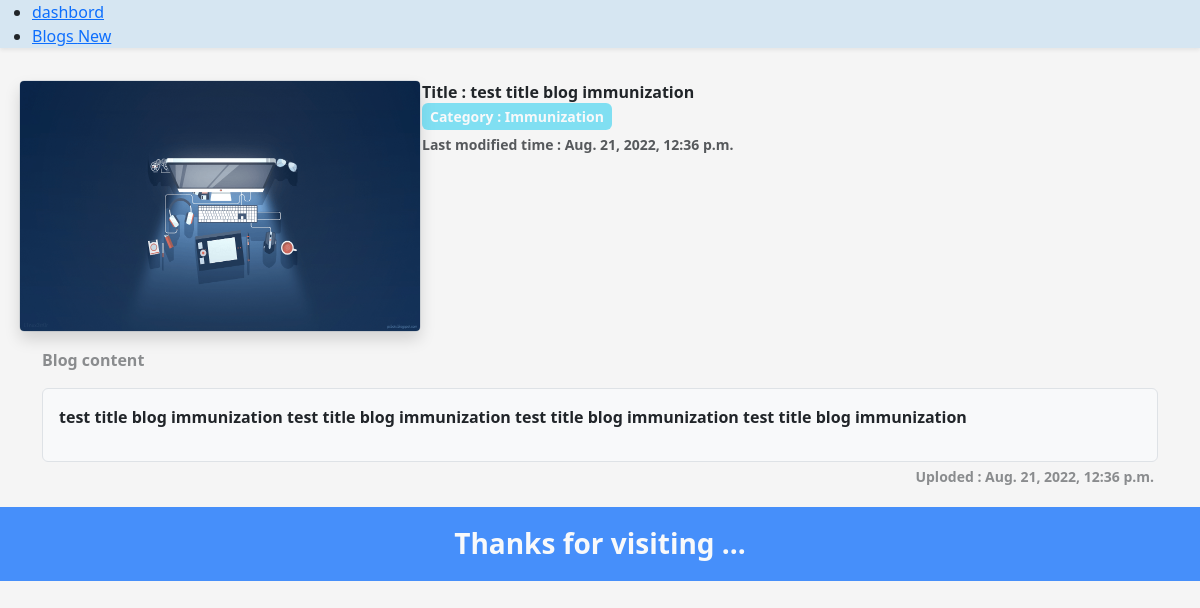
The app's page /blog_view/test-title-blog-immunization with its own data.
### hospital/models.py (models this page shows, shortened)
class BlogModel(models.Model):
    user = models.ForeignKey(User, on_delete=models.CASCADE)
    title = models.CharField(max_length=200)
    slug = AutoSlugField(max_length=200, unique=True, populate_from='title', editable=True)
    summary = models.CharField(max_length=200)
    blog_image = models.ImageField(upload_to='media', blank=True)
    content = models.TextField()
    modified_at = models.DateTimeField(auto_now_add=True)
    updated_at = models.DateTimeField(auto_now=True)
    is_draft = models.BooleanField(default=False)
    is_published = models.BooleanField(default=True)
    MENTALHEALTH = 'MH'
    COVID19 = 'C19'
    HEARTDISEASE = 'HD'
    IMMUNIZATION = 'IM'
    choices = [
        (MENTALHEALTH , 'Mental health'),
        (COVID19 , 'Covid19'),
        (HEARTDISEASE , 'Heart Disease'),
        (IMMUNIZATION , 'Immunization'),
    ]
    category = models.CharField(max_length=200, choices=choices)

### hospital/views.py (the view)
# urls.py: path('blog_view/<slug:slug>', views.blog_view, name='blog_view'),
def blog_view(request,slug):
    user = request.user
    data_blog = BlogModel.objects.get(slug=slug)
    return render(request, 'hospital/blog.html', {'data_blog': data_blog})

### hospital/templates/hospital/blog.html (shortened to what this page needs)
{% extends 'hospital/base.html' %}
    {% block content %}
    <div class="container">
        <div class="row mt-3">
            <div class="col-md-4 d-flex justify-content-center mt-3">
                <div class="">
                        <div class="rounded border picture rounded ">
                                <img src="{{data_blog.blog_image.url}}" style="height: 250px;width: 400px; top:50%" class="shadow img-cover rounded-1" alt="">
                        </div>
                </div>
        </div>
        <div class="col-md-5 mt-3">
                <div class="">
                        <div class="">
                                <p class="m-0 "><strong>Title : </strong><b> {{ data_blog.title}}<b></p>
                                <small class = "bg-info bg-opacity-50 rounded ps-2 pe-2 pt-1 pb-1 hospital-1 mt-1 text-light" ><strong>Category : </strong> {{ data_blog.get_category_display }}</small>
                                <p class="mt-1 opacity-75"><small>Last modified time : {{data_blog.updated_at}}</small></p>
                        </div>
                </div>
        </div>
        </div>
        <div class="row mt-3">
            <div class="col-md-12">
                <p class="opacity-50 "> <strong>Blog content</strong></p>
                <div class=" border  p-3 rounded bg-light uk-box-shadow-medium">
                    <p>{{ data_blog.content }}</p>
                </div>
                <small class="float-end opacity-50 m-1">Uploded : {{data_blog.updated_at}}</small>
            </div>
        </div>
    </div>
    {% endblock %}

### records on screen
BlogModel: blog_image (picture), title "test title blog immunization", category "Immunization", updated_at "Aug. 21, 2022, 12:36 p.m.", content "test title blog immunization test title blog immunization test title blog immunization test title blog immunization"
